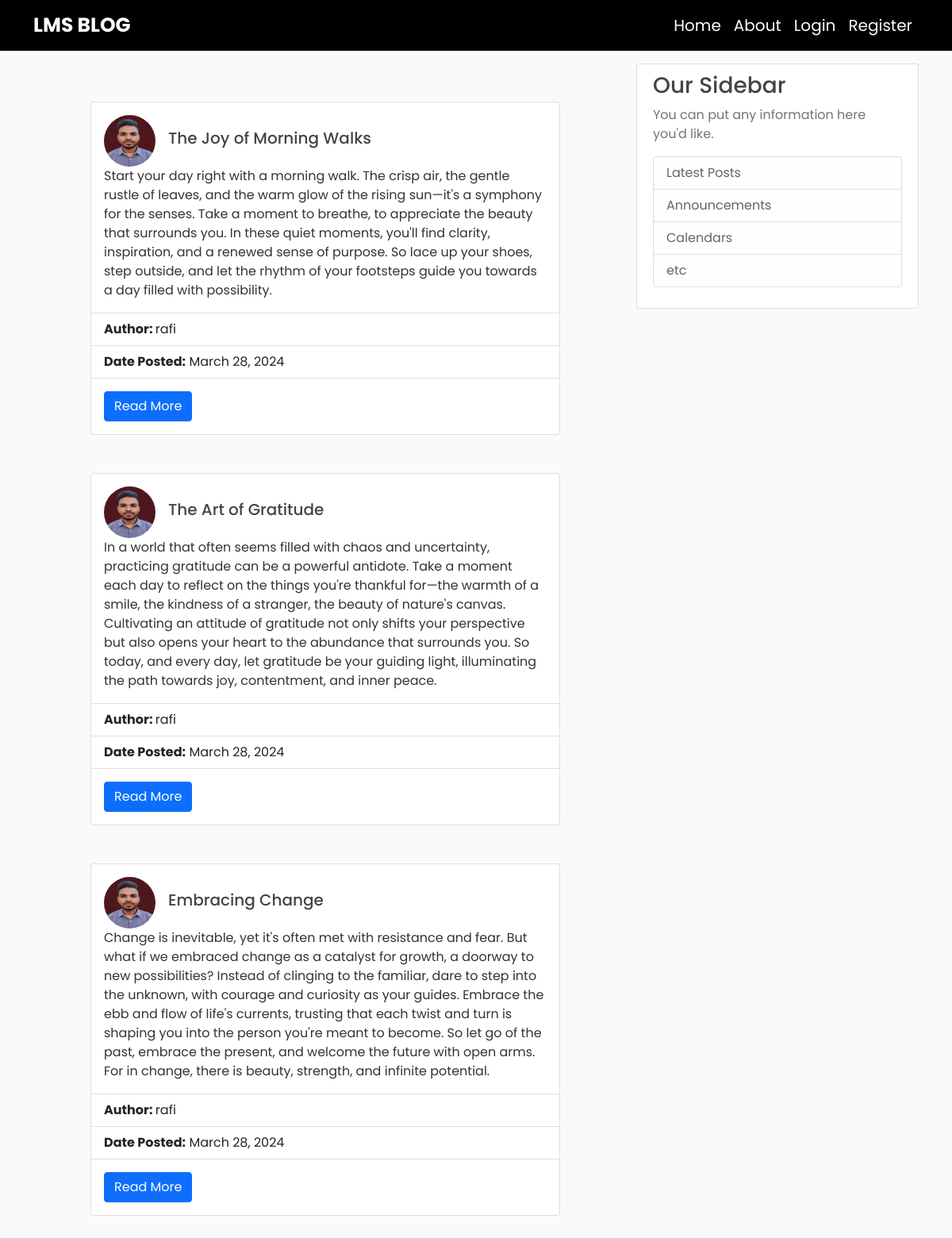
Before: / with the older database file.
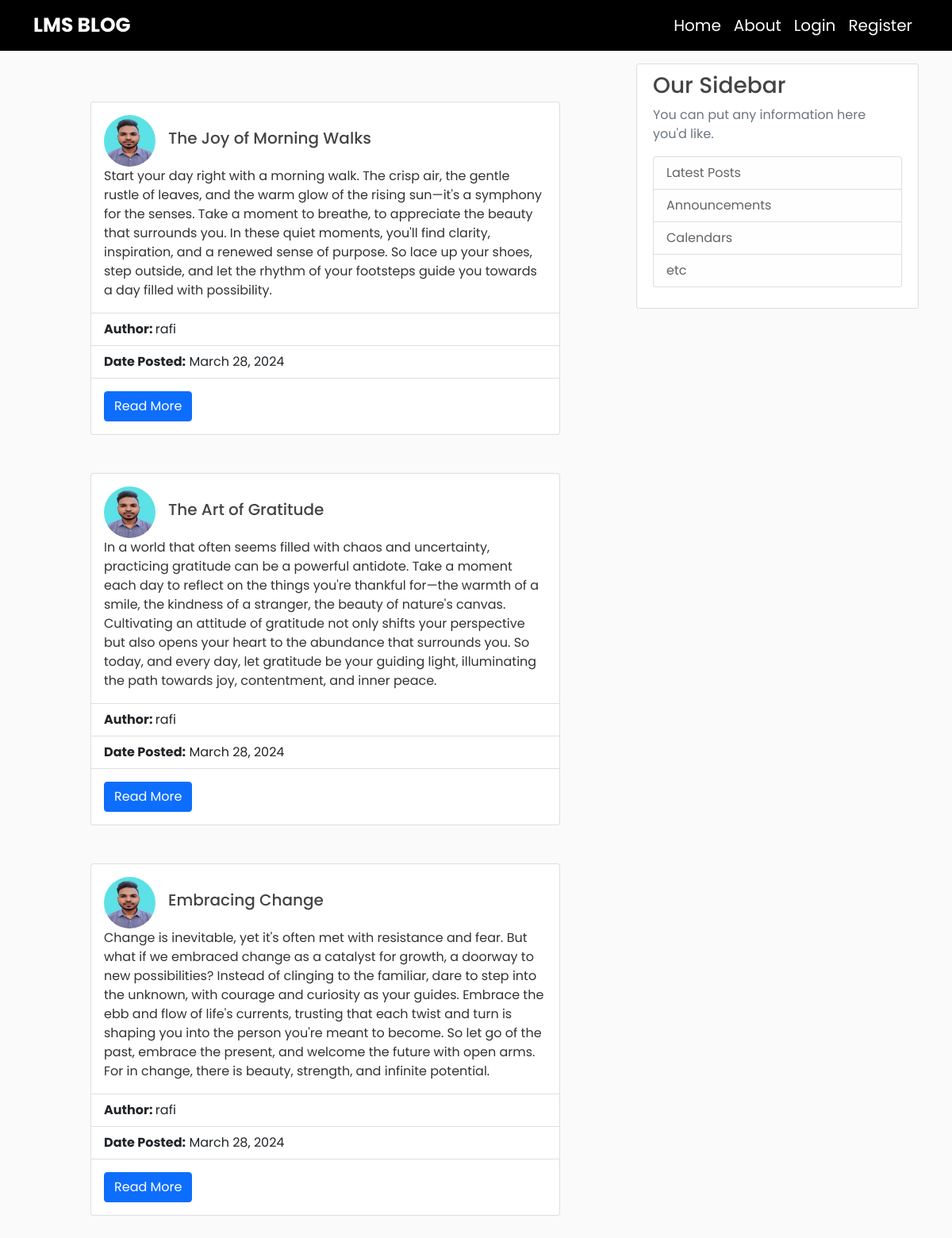
After: the same page with the newer database file.
### blog/models.py (models this page shows, shortened)
class Post(models.Model):
    title = models.CharField(max_length=100)
    content = models.TextField()
    date_posted = models.DateTimeField(default=timezone.now)
    author = models.ForeignKey(User, on_delete=models.CASCADE)

### users/models.py (models this page shows, shortened)
class Profile(models.Model):
    user = models.OneToOneField(User,on_delete=models.CASCADE)
    image = models.ImageField(default='default.jpg',upload_to='profile_pics')

### blog/views.py (the view)
# urls.py: path('',views.home,name="blog-home"),
def home(request):
    context = {
        'posts': Post.objects.all()
    }
    return render(request,'blog/home.html',context)

### blog/templates/blog/home.html
{% extends "blog/base.html" %}
{% block content %}
<div class="container">
   {% for post in posts %}
   <div class="card m-5">
     <div class="card-body">
      <div class="d-flex align-items-center">
        <img class="rounded-circle article-img" src="{{post.author.profile.image.url}}">
        <h5 class="card-title">{{post.title}}</h5>
      </div>
       <p class="card-text">{{ post.content}}</p>
     </div>
     <ul class="list-group list-group-flush">
       <li class="list-group-item"><strong>Author: </strong>{{ post.author}}</li>
       <li class="list-group-item"><strong>Date Posted:</strong> {{ post.date_posted|date:"F d, Y" }}</li>
     </ul>
     <div class="card-body">
       <a href="#" class="btn btn-primary">Read More</a>
     </div>
   </div>
   {% endfor %}
 </div>
{% endblock content %}

### blog/templates/blog/base.html (shortened to what this page needs)
{% load static %}
<!doctype html>
<html lang="en">
  <head>
    <link href="https://cdn.jsdelivr.net/npm/bootstrap@5.0.2/dist/css/bootstrap.min.css" rel="stylesheet">
    <link rel="stylesheet" href="{% static 'blog/main.css' %}">
  </head>
  <body>
    <header class="site-header">
      <nav class="navbar navbar-expand-md navbar-dark bg-steel fixed-top">
        <div class="container">
          <div class="d-flex justify-content-between align-items-center w-100">
            <a class="navbar-brand" href="/">LMS BLOG</a>
            <div class="collapse navbar-collapse" id="navbarToggle">
              <div class="navbar-nav ms-auto">
                <a class="nav-item nav-link" href="{% url 'blog-home'%}">Home</a>
                <a class="nav-item nav-link" href="{% url 'blog-about'%}">About</a>
                {% if user.is_authenticated %}
                  <a class="nav-item nav-link" href="{%url 'logout' %}">Logout</a>
                  <a class="nav-item nav-link" href="{%url 'profile' %}">Profile</a>
                {% else %}
                  <a class="nav-item nav-link" href="{%url 'login' %}">Login</a>
                  <a class="nav-item nav-link" href="{% url 'register'%}">Register</a>
                {% endif %}
              </div>
            </div>
          </div>
        </div>
      </nav>
    </header>
    <main role="main" class="container">
      <div class="row">
        <div class="col-md-8">
          {% block content %}{% endblock %}
        </div>
        <div class="col-md-4">
          <div class="content-section">
            <h3>Our Sidebar</h3>
            <p class='text-muted'>You can put any information here you'd like.
              <ul class="list-group">
                <li class="list-group-item list-group-item-light">Latest Posts</li>
                <li class="list-group-item list-group-item-light">Announcements</li>
                <li class="list-group-item list-group-item-light">Calendars</li>
                <li class="list-group-item list-group-item-light">etc</li>
              </ul>
            </p>
          </div>
        </div>
      </div>
    </main>
  </body>
</html>

### blog/static/blog/main.css (style rules this page uses)
body { background: #fafafa; color: #333333; margin-top: 5rem; font-family: 'Poppins', sans-serif; }
h1, h2, h3, h4, h5, h6 { color: #444444; }
ul { margin: 0; }
.bg-steel { background-color: #000000; }
.navbar-brand { color: #ffffff !important; font-weight: 700; font-size: 25px; }
.site-header .navbar-nav .nav-link { color: #ffffff; font-weight: 400; font-size: 20px; }
.content-section { background: #ffffff; padding: 10px 20px; border: 1px solid #dddddd; border-radius: 3px; margin-bottom: 20px; }
.article-img { height: 65px; width: 65px; margin-right: 16px; }

Changed rows visible on the page:
changed through a linked row, Post "The Joy of Morning Walks": author.profile.image: a different picture
changed through a linked row, Post "The Art of Gratitude": author.profile.image: a different picture
changed through a linked row, Post "Embracing Change": author.profile.image: a different picture
